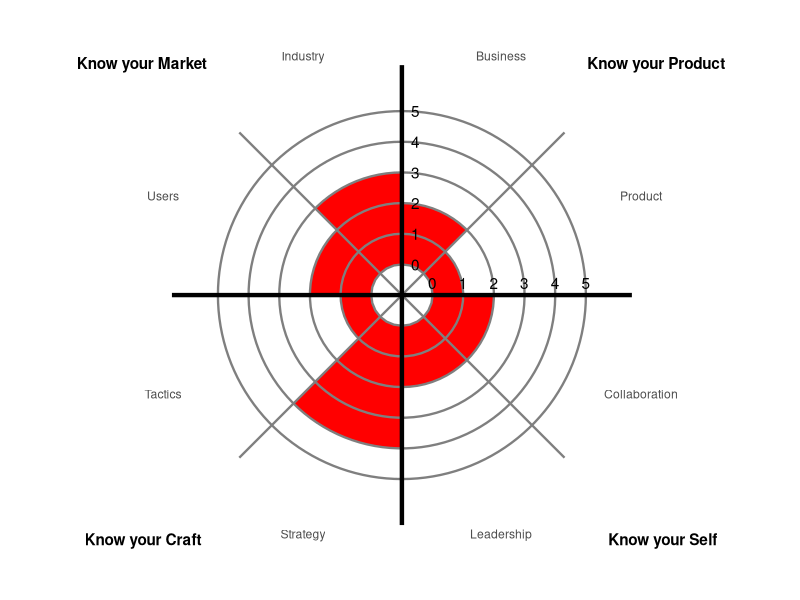

The R source for this figure:

library(tidyverse)

## Make some data

df <- tibble(name = "Sam",
             business = 2,
             product = 1,
             collaboration = 2,
             leadership = 2,
             strategy = 4,
             tactics = 1,
             users = 2,
             industry = 3)

df <- df %>% 
  pivot_longer(cols = business:industry, 
               names_to = "dimension", 
               values_to = "score")

theme(axis.text.x = element_text(size=25,colour = "#063672" ,
                                 angle = seq(-20,-340,length.out = 9),vjust = 100),
      axis.text.y = element_blank(),
      axis.ticks.y = element_blank(),
      axis.ticks.x = element_line(size = 2,colour = "black",linetype = 1),
      legend.position = "none",
      strip.background = element_rect(colour = "black", fill = "#063672"),
      strip.text.x = element_text(colour = "white", face = "plain",size = 45),
      panel.border = element_rect(colour = "black",size = 1,fill=NA),
      panel.spacing = unit(2, "lines"),
      plot.title = element_text(family = "URWGothic",size = 80),
      plot.subtitle = element_text(family = "URWGothic",size = 30),
      plot.caption = element_text(family = "URWGothic",size = 30),
      plot.margin = unit(c(1,1,1,1), "cm"),
      panel.grid = element_blank()
)

df %>% 
  mutate(dimension = factor(dimension,
                            levels = unique(dimension),
                            labels = str_to_title(unique(dimension)))) %>%
  ggplot(aes(x = dimension,
           y = score)) +
  geom_col(fill = "red",
           alpha = 1,
           width = 1) +
  geom_hline(yintercept = seq(0, 5, by = 1),
             color = "grey50", size = 0.8) +
  geom_vline(xintercept = seq(1.5, 7.5, by = 2),
             color = "grey50", size = 0.8) +
  coord_polar(clip = "off") +
  theme(panel.grid = element_blank(),
        panel.background = element_blank(),
        axis.text.y = element_blank(),
        axis.ticks.y = element_blank(),
        axis.title = element_blank()) +
  annotate("segment",
           x = 0.5, xend = 0.5,
           y = -1, yend = 6.5,
           color = "black",
           size = 1.5) +
  annotate("segment",
           x = 2.5, xend = 2.5,
           y = -1, yend = 6.5,
           color = "black",
           size = 1.5) +
  annotate("segment",
           x = 4.5, xend = 4.5,
           y = -1, yend = 6.5,
           color = "black",
           size = 1.5) +
  annotate("segment",
           x = 6.5, xend = 6.5,
           y = -1, yend = 6.5,
           color = "black",
           size = 1.5) +
  annotate("text", 
           x = .5,
           y = 0:5,
           label = c(0, 1, 2, 3, 4, 5),
           hjust = -1) +
  annotate("text", 
           x = 2.5,
           y = 0:5,
           label = c(0, 1, 2, 3, 4, 5),
           vjust = -0.5) +
  annotate("text",
           x = 7.5,
           y = 5,
           label = "Know your Market",
           hjust = 1.5,
           vjust = -8,
           fontface = 2) +
  annotate("text",
           x = 1.5,
           y = 5,
           label = "Know your Product",
           hjust = -0.4,
           vjust = -8,
           fontface = 2) +
  annotate("text",
           x = 3.5,
           y = 5,
           label = "Know your Self",
           hjust = -0.7,
           vjust = 10,
           fontface = 2) +
  annotate("text",
           x = 5.5,
           y = 5,
           label = "Know your Craft",
           hjust = 1.6,
           vjust = 10,
           fontface = 2)

  